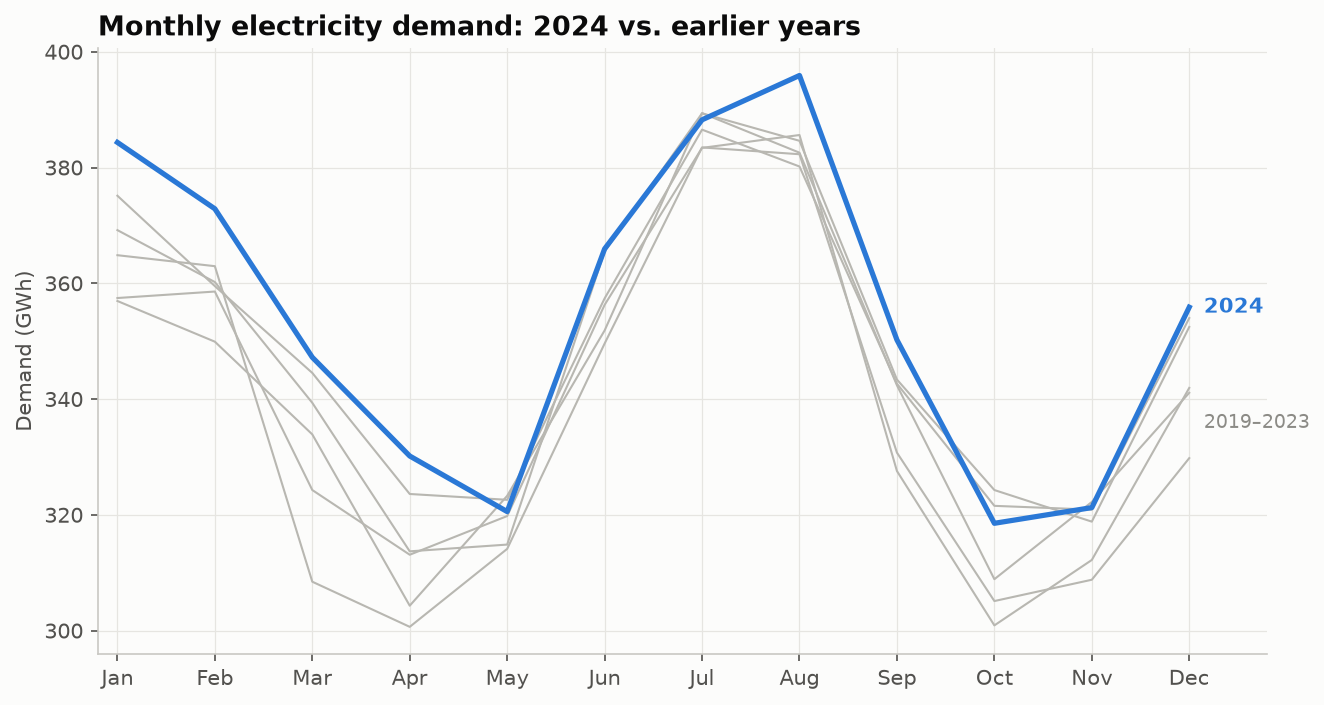

Recreate this plot in Python.
"""
Seasonal (Cycle) Plot  -  family: Change over time

DESIGN PURPOSE
Overlays each year as its own line on a shared month axis, or groups values by
season. Seasonal patterns can be compared year against year, which a long
continuous line hides.

WHEN TO USE
  - Data has a strong seasonal cycle (retail, energy demand, flu cases,
    tourism)
  - Ask whether this year's season is unusual compared with past years

AVOID WHEN
  - There is no repeating cycle
  - Many years would overlap into an unreadable bundle (highlight the latest
    year)

ALTERNATIVES
  - Line chart
  - Calendar heatmap
  - Small multiples by year

EXAMPLE
Monthly electricity demand for six years, highlighting the most recent year.

Run:  python seasonal_cycle_plot.py
"""
import sys
from pathlib import Path

import numpy as np
import pandas as pd
import matplotlib.pyplot as plt

# Library style: categorical colors in fixed order, recessive axes, hairline grid.
PALETTE = ["#2a78d6", "#eb6834", "#1baf7a", "#eda100",
           "#e87ba4", "#008300", "#6250d6", "#e34948"]
SEQ_CMAP = "Blues"      # sequential: one hue, light -> dark
DIV_CMAP = "RdBu_r"     # diverging: two opposite hues, neutral midpoint
GRAY = "#b8b7b1"        # de-emphasised marks
plt.rcParams.update({
    "figure.figsize": (8, 4.8), "figure.dpi": 110, "figure.facecolor": "#fcfcfb",
    "axes.facecolor": "#fcfcfb", "axes.edgecolor": "#c9c8c3", "axes.linewidth": 0.8,
    "axes.spines.top": False, "axes.spines.right": False,
    "axes.grid": True, "grid.color": "#e6e5e1", "grid.linewidth": 0.6, "axes.axisbelow": True,
    "axes.prop_cycle": plt.cycler(color=PALETTE),
    "axes.titlesize": 13, "axes.titleweight": "bold", "axes.titlelocation": "left",
    "axes.labelcolor": "#52514e", "xtick.color": "#52514e", "ytick.color": "#52514e",
    "text.color": "#0b0b0b", "font.size": 10, "lines.linewidth": 2,
    "legend.frameon": False,
})

# --- Example data ------------------------------------------------------------
rng = np.random.default_rng(6)
years = range(2019, 2025)
months = np.arange(1, 13)
rows = []
for i, y in enumerate(years):
    demand = 300 + 4 * i + 60 * np.cos((months - 1.3) / 12 * 2 * np.pi) ** 2 \
        + 25 * np.exp(-((months - 7.5) / 1.2) ** 2) + rng.normal(0, 6, 12)
    rows += [(y, m, d) for m, d in zip(months, demand)]
df = pd.DataFrame(rows, columns=["year", "month", "demand_gwh"])
df.head()

# --- Plot --------------------------------------------------------------------
import calendar
latest = df["year"].max()
fig, ax = plt.subplots(figsize=(9, 4.8))
for y, g in df.groupby("year"):
    is_latest = y == latest
    ax.plot(g["month"], g["demand_gwh"], color=PALETTE[0] if is_latest else GRAY,
            linewidth=2.5 if is_latest else 1, zorder=3 if is_latest else 2)
    if is_latest:
        ax.text(12.15, g["demand_gwh"].iloc[-1], str(y), va="center",
                color=PALETTE[0], fontweight="bold")
ax.text(12.15, df[df["year"] < latest].query("month == 12")["demand_gwh"].mean() - 8,
        f"{df['year'].min()}–{latest - 1}", va="center", fontsize=9, color="#8c8b86")
ax.set_xticks(months, [calendar.month_abbr[m] for m in months])
ax.set_xlim(0.8, 12.8)
ax.set_ylabel("Demand (GWh)")
ax.set_title(f"Monthly electricity demand: {latest} vs. earlier years")
fig.tight_layout()

# --- Save / show -------------------------------------------------------------
out = Path(__file__).with_name(Path(__file__).stem + ".png")
fig.savefig(out, dpi=150, bbox_inches="tight")
print(f"saved {out}")
if "--no-show" not in sys.argv:
    plt.show()
